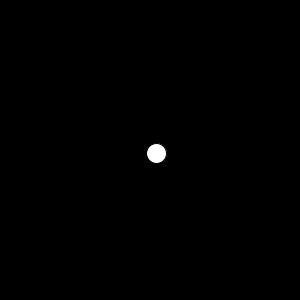
Frame 1 (no input)
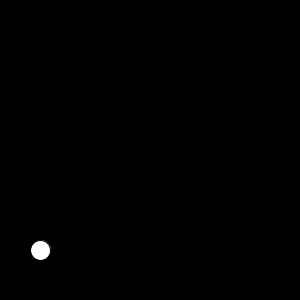
Frame 60 (the mouse pressed at the canvas centre just before this capture)
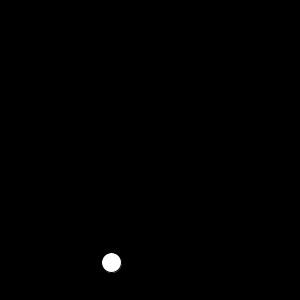
Frame 120 (the mouse held since frame 60 and released just before this capture)

The Processing sketch that drew these frames (run headless with seeded random() and noise(); from frame 60 on, the mouse is pressed at the canvas centre):

// Processing sketch: processing_166634
// ── processing_166634.pde

float posX,posY,velX,velY;
int sz;

void setup(){
 size(300,300);
 posX= width/2;
 posY= height/2;
 velX = random(1,10);
 velY = random(1,10);
 sz = 20;
}

void draw() {
 background(0);
 // Para que vaya cambiando de posición.
 posX += velX;
 posY +=velY;
 
 //creamos la elipse
 ellipse(posX,posY,sz,sz);
 
 // Creamos los condicionales para que no se salga del tablero
 
 if ( (posX<0) || (posX>width) ) {
    velX = -velX; 
 }
 
 if ( (posY<0) || (posY>height) ) {
   velY = -velY;
 }
  
}

void mousePressed() {
  posX = mouseX;
  posY = mouseY; 
  velX = random(1,10);
  velY = random(1,10);

}
